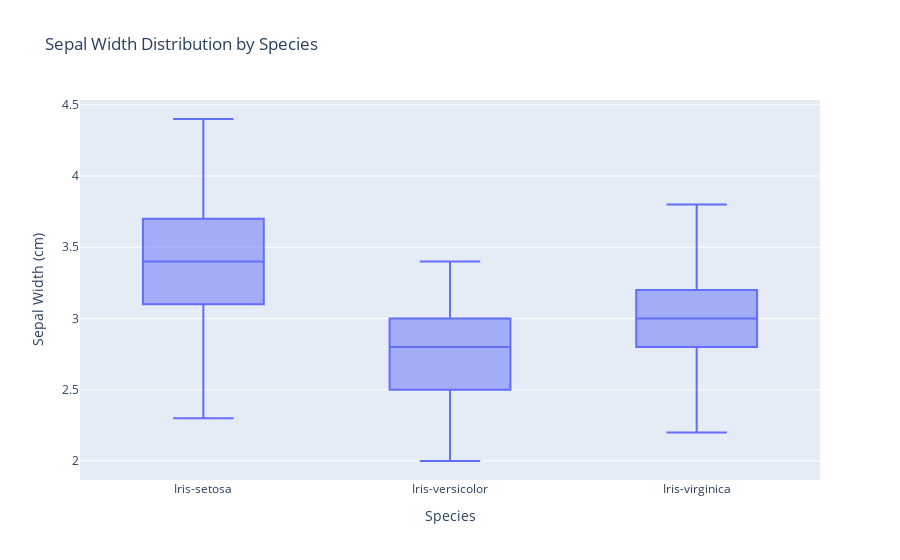

Here is the notebook cell this chart was saved with:
### Code cell
fig = px.box(df, 
             x='class', 
             y='sepal_width',
             title="Sepal Width Distribution by Species",
             labels={"class":"Species", "sepal_width":"Sepal Width (cm)"})

fig.show()

### Figure 1 — Plotly figure (JSON) as saved in the notebook; plotly's stock layout.template omitted (floating-point values rounded to 4 significant figures; data arrays with more than 128 entries replaced by an {"elided": "..."} marker saying what was removed)
{"data": [{"alignmentgroup": "True", "hovertemplate": "Species=%{x}<br>Sepal Width (cm)=%{y}<extra></extra>", "legendgroup": "", "marker": {"color": "#636efa"}, "name": "", "notched": false, "offsetgroup": "", "orientation": "v", "showlegend": false, "type": "box", "x": {"elided": "150 str values"}, "x0": " ", "xaxis": "x", "y": {"elided": "150 float values"}, "y0": " ", "yaxis": "y"}], "layout": {"boxmode": "group", "legend": {"tracegroupgap": 0}, "title": {"text": "Sepal Width Distribution by Species"}, "xaxis": {"anchor": "y", "domain": [0, 1], "title": {"text": "Species"}}, "yaxis": {"anchor": "x", "domain": [0, 1], "title": {"text": "Sepal Width (cm)"}}}}
